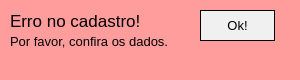
<?xml version="1.0" encoding="UTF-8"?>
<ui version="4.0">
 <class>MainWindow</class>
 <widget class="QMainWindow" name="MainWindow">
  <property name="geometry">
   <rect>
    <x>0</x>
    <y>0</y>
    <width>300</width>
    <height>80</height>
   </rect>
  </property>
  <property name="minimumSize">
   <size>
    <width>300</width>
    <height>80</height>
   </size>
  </property>
  <property name="maximumSize">
   <size>
    <width>300</width>
    <height>80</height>
   </size>
  </property>
  <property name="windowTitle">
   <string>Erro de cadastro</string>
  </property>
  <property name="styleSheet">
   <string notr="true">background-color: rgb(255, 157, 157);</string>
  </property>
  <widget class="QWidget" name="centralwidget">
   <widget class="QLabel" name="label_erro1">
    <property name="geometry">
     <rect>
      <x>10</x>
      <y>10</y>
      <width>171</width>
      <height>21</height>
     </rect>
    </property>
    <property name="font">
     <font>
      <pointsize>13</pointsize>
     </font>
    </property>
    <property name="text">
     <string>Erro no cadastro!</string>
    </property>
   </widget>
   <widget class="QLabel" name="label_erro2">
    <property name="geometry">
     <rect>
      <x>10</x>
      <y>31</y>
      <width>201</width>
      <height>20</height>
     </rect>
    </property>
    <property name="font">
     <font>
      <pointsize>10</pointsize>
     </font>
    </property>
    <property name="text">
     <string>Por favor, confira os dados.</string>
    </property>
   </widget>
   <widget class="QPushButton" name="ok_erro">
    <property name="geometry">
     <rect>
      <x>200</x>
      <y>10</y>
      <width>75</width>
      <height>31</height>
     </rect>
    </property>
    <property name="font">
     <font>
      <pointsize>10</pointsize>
     </font>
    </property>
    <property name="styleSheet">
     <string notr="true">border: 1px solid rgb(0,0,0);
background-color: rgb(240, 240, 240);</string>
    </property>
    <property name="text">
     <string>Ok!</string>
    </property>
   </widget>
  </widget>
 </widget>
 <resources/>
 <connections/>
</ui>
